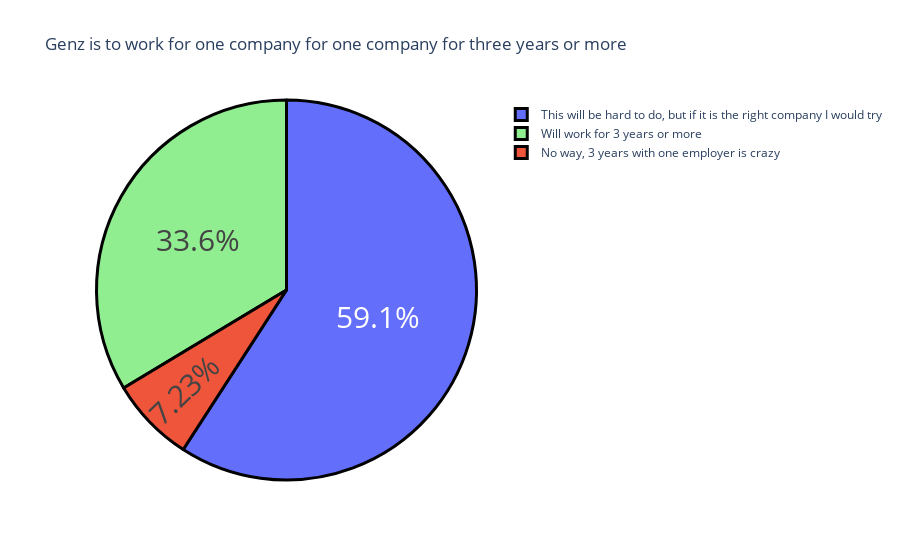

Source (notebook cell):
### Markdown cell above
How likely Genz is to work for one company for one company for three years or more

### Code cell
country = data['How likely is that you will work for one employer for 3 years or more ?'].value_counts()
label = country.index
counts = country.values
colors = ['orang','lightgreen']
fig = go.Figure(data = [go.Pie(labels = label,values = counts)])
fig.update_layout(title_text = "Genz is to work for one company for one company for three years or more  ")
fig.update_traces(hoverinfo= 'label+value',textinfo='percent',textfont_size = 30,marker = dict(colors = colors ,line = dict(color = 'black' ,width = 3 ) ) )
fig.show()

### Figure 1 — Plotly figure (JSON) as saved in the notebook; plotly's stock layout.template omitted (floating-point values rounded to 4 significant figures)
{"data": [{"hoverinfo": "label+value", "labels": ["This will be hard to do, but if it is the right company I would try", "Will work for 3 years or more", "No way, 3 years with one employer is crazy"], "marker": {"colors": ["orang", "lightgreen"], "line": {"color": "black", "width": 3}}, "textfont": {"size": 30}, "textinfo": "percent", "type": "pie", "values": [139, 79, 17]}], "layout": {"autosize": true, "title": {"text": "Genz is to work for one company for one company for three years or more  "}}}
